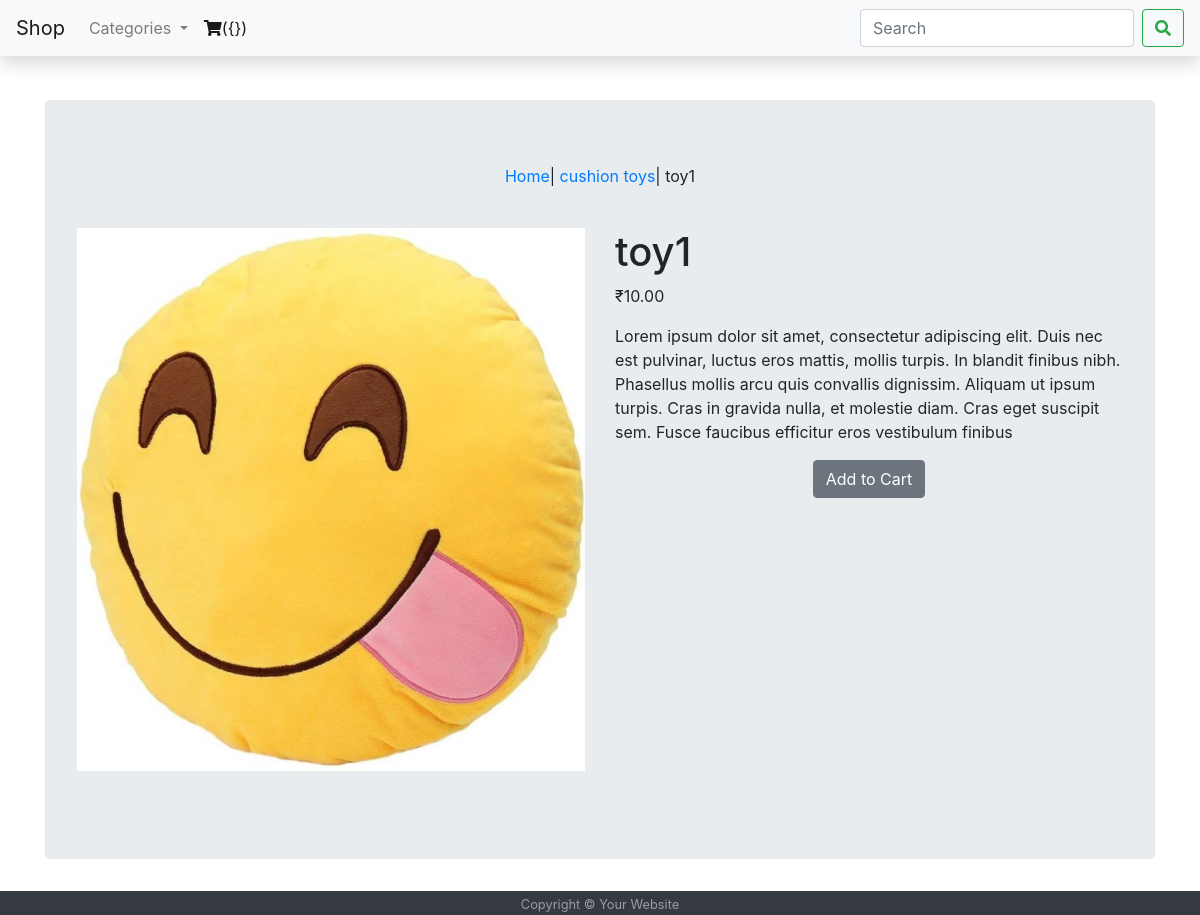
The app's page /shop/cushion-toys/toy1/ with its own data.
### shop/models.py (models this page shows, shortened)
class Product(models.Model):
    name = models.CharField(max_length=250, unique=True)
    slug = models.SlugField(max_length=250, unique=True)
    description = models.TextField(blank=True)
    category = models.ForeignKey(Category, on_delete=models.CASCADE)
    price = models.DecimalField(max_digits=10, decimal_places=2)
    image = models.ImageField(upload_to='product', blank=True)
    stock = models.IntegerField()
    available = models.BooleanField(default=True)
    created = models.DateTimeField(auto_now=True)
    updated = models.DateTimeField(auto_now=True)
    class Meta:
        ordering = ('name',)
        verbose_name = 'product'
        verbose_name_plural = 'products'

class Category(models.Model):
    name = models.CharField(max_length=250, unique=True)
    slug = models.SlugField(max_length=250, unique=True)
    description = models.TextField(blank=True)
    image = models.ImageField(upload_to='category', blank=True)
    class Meta:
        ordering = ('name',)
        verbose_name = 'category'
        verbose_name_plural = 'categories'
    def __str__(self):
        return self.name
    def get_url(self):
        return reverse('shop:products_by_category', args=[self.slug])

### shop/views.py (the view)
# urls.py: path('<slug:c_slug>/<slug:product_slug>/', views.product_category_detail,
def product_category_detail(request, c_slug, product_slug):
    try:
        product = Product.objects.get(category__slug=c_slug, slug=product_slug)
    except Exception as e:
        raise e
    return render(request, 'product.html', {'product': product})

### cart/cart_context_processor.py (called while the page is built)
def cart_item_counter(request):
    count = {}
    if 'admin' in request.path:
        pass
    else:
        try:
            cart = Cart.objects.get(cart_id=_cart_id(request))
            if cart:
                count = CartItem.objects.filter(cart=cart).aggregate(
                    Sum('quantity'))['quantity__sum']
        except Cart.DoesNotExist:
            cart = 0
    return dict(cart_item_count=count if count is not None else 0)

### cart/views.py (called while the page is built)
def _cart_id(request):
    cart = request.session.session_key
    if not cart:
        cart = request.session.create()
    return cart

### shop/context_processors.py (called while the page is built)
def menu_links(request):
    links = Category.objects.all()
    return dict(links=links)

### shop/templates/product.html (shortened to what this page needs)
{% extends 'base.html' %}
{% load staticfiles %}
{% block content %}
<div class="jumbotron">
  <div class="text-center">
    <p>
      <a href="{% url 'shop:all_products' %}">Home</a>|
      <a href="{{ product.category.get_url }}">{{product.category}}</a>|
      {{product.name}}
    </p>
  </div>
  <br>
  <div class="row">
    <div class="col-sm-12 col-md-6 col-lg-6 text-center">
      <div class="product-image">
        <img class="img-responsive" src="{{product.image.url}}" alt="{{product.name}}" style="width:100%">
      </div>
    </div>
    <div class="col-sm-12 col-md-6 col-lg-6">
      <h1>{{product.name}}</h1>
      <p>₹{{product.price}}</p>
      <p>{{product.description}}</p>
      {% if product.stock <= 0 %}
      <p>
        <b>Out of Stock</b>
      </p>
      {% else %}
      <p class="text-center">
        <a class="btn btn-secondary" href="{% url 'cart:add_cart' product.id %}">Add to Cart</a>
      </p>
      {% endif %}
    </div>
  </div>
  <br>
</div>
{% endblock %}

### records on screen
Product: category "cushion toys", name "toy1", image (picture), price "10.00", description "Lorem ipsum dolor sit amet, consectetur adipiscing elit. Duis nec est pulvinar, luctus eros mattis, mollis turpis. In blandit finibus nibh. Phasellus mollis arcu quis convallis dignissim. Aliquam ut ipsum turpis. Cras in gravida nulla, et molestie diam. Cras eget suscipit sem. Fusce faucibus efficitur eros vestibulum finibus"

### other values on screen
{{ cart_item_count }} "{}"
